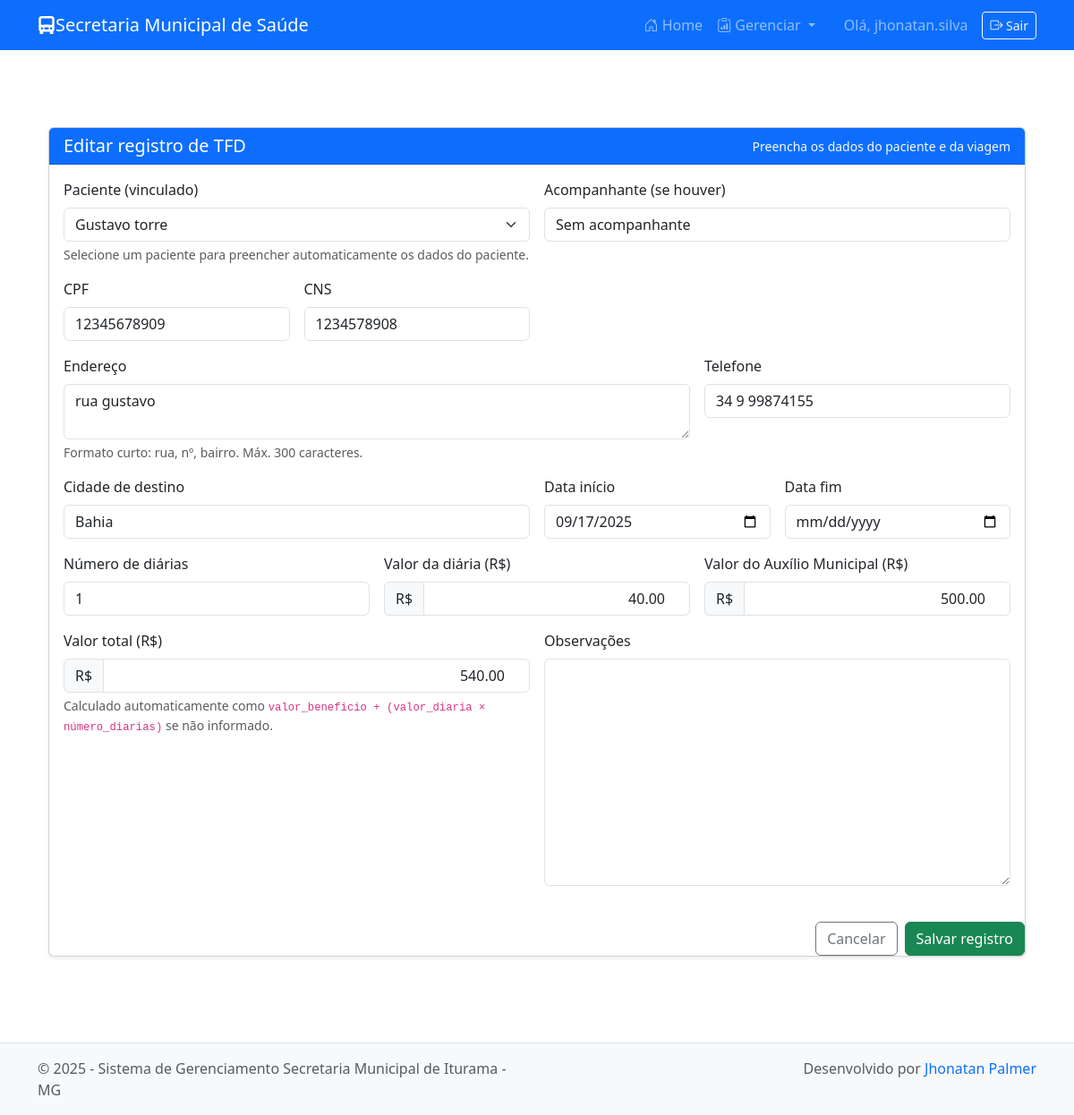
The app's page /tfd/editar/6/ (signed in) with its own data.
### tfd/models.py (models this page shows, shortened)
class TFD(models.Model):
	paciente = models.ForeignKey(
		'pacientes.Paciente', on_delete=models.SET_NULL, null=True, blank=True,
		help_text='Opcional: vincular a um paciente já cadastrado')
	paciente_nome = models.CharField('Nome do paciente', max_length=150)
	paciente_cpf = models.CharField('CPF', max_length=14, blank=True, null=True)
	paciente_cns = models.CharField('CNS', max_length=20, blank=True, null=True)
	paciente_endereco = models.TextField('Endereço', max_length=300, blank=True)
	paciente_telefone = models.CharField('Telefone', max_length=30, blank=True)
	cidade_origem = models.CharField('Cidade de origem', max_length=100, default='Iturama', editable=False)
	cidade_destino = models.CharField('Cidade de destino', max_length=150, blank=True)
	data_inicio = models.DateField('Data início', null=True, blank=True)
	data_fim = models.DateField('Data fim', null=True, blank=True)
	numero_diarias = models.PositiveIntegerField('Número de diárias', default=1)
	valor_diaria = models.DecimalField('Valor da diária', max_digits=10, decimal_places=2)
	valor_beneficio = models.DecimalField('Valor do benefício', max_digits=12, decimal_places=2, default=0)
	valor_total = models.DecimalField('Valor total', max_digits=12, decimal_places=2)
	observacoes = models.TextField('Observações', blank=True)
	criado_em = models.DateTimeField(auto_now_add=True)
	atualizado_em = models.DateTimeField(auto_now=True)
	class Meta:
		verbose_name = 'TFD'
		verbose_name_plural = 'TFD'
		ordering = ['-data_inicio', '-criado_em']

### tfd/views.py (the view)
# urls.py: path('editar/<int:pk>/', views.TFDUpdateView.as_view(), name='tfd-update'),
class TFDUpdateView(LoginRequiredMixin, UpdateView):
    login_url = '/accounts/login/'
    model = TFD
    form_class = TFDForm
    template_name = 'tfd/tfd_form.html'
    success_url = reverse_lazy('tfd-list')

### pacientes/models.py (called while the page is built)
    def __str__(self):
        return self.nome

### tfd/templates/tfd/tfd_form.html (shortened to what this page needs)
{% extends 'base.html' %}
{% load widget_tweaks %}
{% block content %}
<div class="container py-5">
    <div class="card shadow-sm">
        <div class="card-header bg-primary text-white">
            <div class="d-flex justify-content-between align-items-center">
                <h5 class="mb-0">{% if form.instance.pk %}Editar{% else %}Novo{% endif %} registro de TFD</h5>
                <small class="text-light">Preencha os dados do paciente e da viagem</small>
            </div>
        </div>
        <div class="card-body">
            <form id="tfd-form" method="post" class="row g-3 needs-validation" novalidate>
                    <div class="col-md-6">
                        <label class="form-label">Paciente (vinculado)</label>
                        {{ form.paciente|add_class:"form-select" }}
                        <div class="form-text">Selecione um paciente para preencher automaticamente os dados do paciente.</div>
                    </div>
                    <div class="col-md-6">
                        <label class="form-label">Acompanhante (se houver)</label>
                        {{ form.paciente_nome|add_class:"form-control" }}
                    </div>
                    <div class="col-md-3">
                        <label class="form-label">CPF</label>
                        {{ form.paciente_cpf|add_class:"form-control" }}
                    </div>
                    <div class="col-md-3">
                        <label class="form-label">CNS</label>
                        {{ form.paciente_cns|add_class:"form-control" }}
                    </div>
                    <div class="col-md-8 tf-address">
                        <label class="form-label">Endereço</label>
                        {{ form.paciente_endereco|add_class:"form-control" }}
                        <div class="form-text">Formato curto: rua, nº, bairro. Máx. 300 caracteres.</div>
                    </div>
                    <div class="col-md-4">
                        <label class="form-label">Telefone</label>
                        {{ form.paciente_telefone|add_class:"form-control" }}
                    </div>
                    <div class="col-md-6">
                        <label class="form-label">Cidade de destino</label>
                        {{ form.cidade_destino|add_class:"form-control" }}
                    </div>
                    <div class="col-md-3">
                        <label class="form-label">Data início</label>
                        {{ form.data_inicio|add_class:"form-control" }}
                    </div>
                    <div class="col-md-3">
                        <label class="form-label">Data fim</label>
                        {{ form.data_fim|add_class:"form-control" }}
                    </div>
                    <div class="col-md-4">
                        <label class="form-label">Número de diárias</label>
                        {{ form.numero_diarias|add_class:"form-control" }}
                    </div>
                    <div class="col-md-4">
                        <label class="form-label">Valor da diária (R$)</label>
                        <div class="input-group">
                            <span class="input-group-text">R$</span>
                            {{ form.valor_diaria|add_class:"form-control text-end" }}
                        </div>
                    </div>
                    <div class="col-md-4">
                        <label class="form-label">Valor do Auxílio Municipal (R$)</label>
                        <div class="input-group">
                            <span class="input-group-text">R$</span>
                            {{ form.valor_beneficio|add_class:"form-control text-end" }}
                        </div>
                    </div>
                    <div class="col-md-6">
                        <label class="form-label">Valor total (R$)</label>
                        <div class="input-group">
                            <span class="input-group-text">R$</span>
                            {{ form.valor_total|add_class:"form-control text-end" }}
                        </div>
                        <div class="form-text">Calculado automaticamente como <code>valor_beneficio + (valor_diaria × número_diarias)</code> se não informado.</div>
                    </div>
                    <div class="col-md-6">
                        <label class="form-label">Observações</label>
                        {{ form.observacoes|add_class:"form-control" }}
                    </div>
                </div>
                <div class="mt-4 d-flex justify-content-end">
                    <a href="{% url 'tfd-list' %}" class="btn btn-outline-secondary me-2">Cancelar</a>
                    <button type="submit" class="btn btn-success">Salvar registro</button>
                </div>
        </div>
    </div>
{% endblock %}

### secretaria_it/templates/base.html (shortened to what this page needs)
<!DOCTYPE html>
<html lang="pt-br">
<head>
    <link href="https://cdn.jsdelivr.net/npm/bootstrap@5.3.2/dist/css/bootstrap.min.css" rel="stylesheet" />
    <link href="https://cdn.jsdelivr.net/npm/bootstrap-icons@1.10.5/font/bootstrap-icons.css" rel="stylesheet" />
</head>
<body>
    <nav class="navbar navbar-expand-lg navbar-dark bg-primary fixed-top">
        <div class="container">
            <a class="navbar-brand" href="{% url 'dashboard' %}">
                <i class="bi bi-truck-front-fill"></i>Secretaria Municipal de Saúde
            </a>
            <div class="collapse navbar-collapse" id="navbarNav">
                <ul class="navbar-nav ms-auto">
                    <li class="nav-item">
                        <a class="nav-link" href="{% url 'dashboard' %}">
                            <i class="bi bi-house-door"></i> Home
                        </a>
                    </li>
                    {% if user.is_authenticated %}
                    <li class="nav-item dropdown">
                        <a class="nav-link dropdown-toggle" href="#" id="navDropdown" role="button" data-bs-toggle="dropdown" aria-expanded="false">
                            <i class="bi bi-clipboard-data"></i> Gerenciar
                        </a>
                    </li>
                    <li class="nav-item d-flex align-items-center ms-3">
                        <span class="nav-link mb-0">Olá, {{ user.get_full_name|default:user.username }}</span>
                        <form method="post" action="{% url 'logout' %}" class="d-inline ms-2 mb-0">
                            <button type="submit" class="btn btn-outline-light btn-sm">
                                <i class="bi bi-box-arrow-right"></i> Sair
                            </button>
                        </form>
                    </li>
                    {% else %}
                    <li class="nav-item">
                        <a class="nav-link" href="{% url 'login' %}"><i class="bi bi-box-arrow-in-right"></i> Login</a>
                    </li>
                    {% endif %}
                </ul>
            </div>
        </div>
    </nav>
    <main class="container mt-4">
        {% block content %}{% endblock %}
    </main>
    <footer>
        <div class="container">
            <div class="row text-muted">
                <div class="col-md-6 text-md-start mb-2 mb-md-0">
                    &copy; {{ year|default:"2025" }} - Sistema de Gerenciamento Secretaria Municipal de Iturama - MG
                </div>
                <div class="col-md-6 text-md-end">
                    Desenvolvido por <a href="https://www.instagram.com/jhonatan.babu/" target="_blank" class="text-decoration-none">Jhonatan Palmer</a>
                </div>
            </div>
        </div>
    </footer>
</body>
</html>

### secretaria_it/templates/base.html (style rules this page uses)
body { padding-top: 70px; }
footer { background-color: #f8f9fa; padding: 1rem 0; text-align: center; margin-top: 3rem; border-top: 1px solid #dee2e6; }

### tfd/templates/tfd/tfd_form.html (style rules this page uses)
.tf-address textarea.form-control { min-height: 56px; max-height: 120px; resize: vertical; }

### records on screen
TFD: paciente "Gustavo torre", paciente_nome "Sem acompanhante", paciente_cpf "12345678909", paciente_cns "1234578908", paciente_endereco "rua gustavo", paciente_telefone "34 9 99874155", cidade_destino "Bahia", data_inicio "09/17/2025", numero_diarias "1", valor_diaria "40.00", valor_beneficio "500.00", valor_total "540.00"

### other values on screen
{{ user.get_full_name|default:user.username }} "jhonatan.silva"
{{ year|default:"2025" }} "2025"
